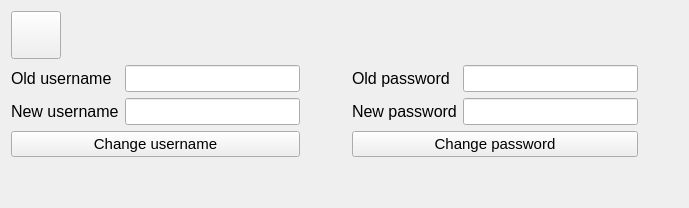
      <widget class="QWidget" name="settingsPage">
       <layout class="QGridLayout" name="gridLayout_7">
        <item row="1" column="1">
         <spacer name="horizontalSpacer_15">
          <property name="orientation">
           <enum>Qt::Horizontal</enum>
          </property>
          <property name="sizeHint" stdset="0">
           <size>
            <width>40</width>
            <height>20</height>
           </size>
          </property>
         </spacer>
        </item>
        <item row="2" column="0">
         <spacer name="verticalSpacer_4">
          <property name="orientation">
           <enum>Qt::Vertical</enum>
          </property>
          <property name="sizeHint" stdset="0">
           <size>
            <width>20</width>
            <height>40</height>
           </size>
          </property>
         </spacer>
        </item>
        <item row="1" column="2">
         <layout class="QVBoxLayout" name="verticalLayout_5">
          <item>
           <layout class="QHBoxLayout" name="horizontalLayout_8">
            <item>
             <widget class="QLabel" name="label_5">
              <property name="font">
               <font>
                <pointsize>12</pointsize>
               </font>
              </property>
              <property name="text">
               <string>Old password</string>
              </property>
             </widget>
            </item>
            <item>
             <widget class="QLineEdit" name="oldPassword">
              <property name="sizePolicy">
               <sizepolicy hsizetype="Fixed" vsizetype="Fixed">
                <horstretch>0</horstretch>
                <verstretch>0</verstretch>
               </sizepolicy>
              </property>
              <property name="minimumSize">
               <size>
                <width>175</width>
                <height>0</height>
               </size>
              </property>
              <property name="maximumSize">
               <size>
                <width>175</width>
                <height>16777215</height>
               </size>
              </property>
              <property name="font">
               <font>
                <pointsize>12</pointsize>
               </font>
              </property>
              <property name="text">
               <string/>
              </property>
             </widget>
            </item>
           </layout>
          </item>
          <item>
           <layout class="QHBoxLayout" name="horizontalLayout_7">
            <item>
             <widget class="QLabel" name="label_7">
              <property name="font">
               <font>
                <pointsize>12</pointsize>
               </font>
              </property>
              <property name="text">
               <string>New password</string>
              </property>
             </widget>
            </item>
            <item>
             <widget class="QLineEdit" name="newPassword">
              <property name="sizePolicy">
               <sizepolicy hsizetype="Fixed" vsizetype="Fixed">
                <horstretch>0</horstretch>
                <verstretch>0</verstretch>
               </sizepolicy>
              </property>
              <property name="minimumSize">
               <size>
                <width>175</width>
                <height>0</height>
               </size>
              </property>
              <property name="maximumSize">
               <size>
                <width>175</width>
                <height>16777215</height>
               </size>
              </property>
              <property name="font">
               <font>
                <pointsize>12</pointsize>
               </font>
              </property>
              <property name="text">
               <string/>
              </property>
              <property name="echoMode">
               <enum>QLineEdit::PasswordEchoOnEdit</enum>
              </property>
             </widget>
            </item>
           </layout>
          </item>
          <item>
           <widget class="QPushButton" name="changePassword">
            <property name="font">
             <font>
              <pointsize>11</pointsize>
             </font>
            </property>
            <property name="text">
             <string>Change password</string>
            </property>
           </widget>
          </item>
         </layout>
        </item>
        <item row="0" column="0" colspan="3">
         <layout class="QHBoxLayout" name="horizontalLayout_9">
          <item>
           <widget class="QPushButton" name="backToMain">
            <property name="sizePolicy">
             <sizepolicy hsizetype="Fixed" vsizetype="Fixed">
              <horstretch>0</horstretch>
              <verstretch>0</verstretch>
             </sizepolicy>
            </property>
            <property name="minimumSize">
             <size>
              <width>50</width>
              <height>48</height>
             </size>
            </property>
            <property name="maximumSize">
             <size>
              <width>50</width>
              <height>50</height>
             </size>
            </property>
            <property name="autoFillBackground">
             <bool>false</bool>
            </property>
            <property name="styleSheet">
             <string notr="true"/>
            </property>
            <property name="text">
             <string/>
            </property>
            <property name="icon">
             <iconset resource="resource.qrc">
              <normaloff>:/images/back.png</normaloff>:/images/back.png</iconset>
            </property>
            <property name="iconSize">
             <size>
              <width>40</width>
              <height>40</height>
             </size>
            </property>
            <property name="flat">
             <bool>false</bool>
            </property>
           </widget>
          </item>
          <item>
           <spacer name="horizontalSpacer_18">
            <property name="orientation">
             <enum>Qt::Horizontal</enum>
            </property>
            <property name="sizeHint" stdset="0">
             <size>
              <width>40</width>
              <height>20</height>
             </size>
            </property>
           </spacer>
          </item>
          <item>
           <widget class="QLabel" name="successLabelSettings">
            <property name="maximumSize">
             <size>
              <width>16777215</width>
              <height>50</height>
             </size>
            </property>
            <property name="text">
             <string/>
            </property>
           </widget>
          </item>
          <item>
           <spacer name="horizontalSpacer_19">
            <property name="orientation">
             <enum>Qt::Horizontal</enum>
            </property>
            <property name="sizeHint" stdset="0">
             <size>
              <width>40</width>
              <height>20</height>
             </size>
            </property>
           </spacer>
          </item>
         </layout>
        </item>
        <item row="1" column="0">
         <layout class="QVBoxLayout" name="verticalLayout">
          <item>
           <layout class="QHBoxLayout" name="horizontalLayout_5">
            <item>
             <widget class="QLabel" name="label_3">
              <property name="font">
               <font>
                <pointsize>12</pointsize>
               </font>
              </property>
              <property name="text">
               <string>Old username</string>
              </property>
             </widget>
            </item>
            <item>
             <widget class="QLineEdit" name="oldUsername">
              <property name="sizePolicy">
               <sizepolicy hsizetype="Fixed" vsizetype="Fixed">
                <horstretch>0</horstretch>
                <verstretch>0</verstretch>
               </sizepolicy>
              </property>
              <property name="minimumSize">
               <size>
                <width>175</width>
                <height>0</height>
               </size>
              </property>
              <property name="maximumSize">
               <size>
                <width>175</width>
                <height>16777215</height>
               </size>
              </property>
              <property name="font">
               <font>
                <pointsize>12</pointsize>
               </font>
              </property>
              <property name="text">
               <string/>
              </property>
             </widget>
            </item>
           </layout>
          </item>
          <item>
           <layout class="QHBoxLayout" name="horizontalLayout_6">
            <item>
             <widget class="QLabel" name="label_4">
              <property name="font">
               <font>
                <pointsize>12</pointsize>
               </font>
              </property>
              <property name="text">
               <string>New username</string>
              </property>
             </widget>
            </item>
            <item>
             <widget class="QLineEdit" name="newUsername">
              <property name="sizePolicy">
               <sizepolicy hsizetype="Fixed" vsizetype="Fixed">
                <horstretch>0</horstretch>
                <verstretch>0</verstretch>
               </sizepolicy>
              </property>
              <property name="minimumSize">
               <size>
                <width>175</width>
                <height>0</height>
               </size>
              </property>
              <property name="maximumSize">
               <size>
                <width>175</width>
                <height>16777215</height>
               </size>
              </property>
              <property name="font">
               <font>
                <pointsize>12</pointsize>
               </font>
              </property>
              <property name="text">
               <string/>
              </property>
             </widget>
            </item>
           </layout>
          </item>
          <item>
           <widget class="QPushButton" name="changeUsername">
            <property name="font">
             <font>
              <pointsize>11</pointsize>
             </font>
            </property>
            <property name="text">
             <string>Change username</string>
            </property>
           </widget>
          </item>
         </layout>
        </item>
        <item row="1" column="3">
         <spacer name="horizontalSpacer_20">
          <property name="orientation">
           <enum>Qt::Horizontal</enum>
          </property>
          <property name="sizeHint" stdset="0">
           <size>
            <width>40</width>
            <height>20</height>
           </size>
          </property>
         </spacer>
        </item>
       </layout>
      </widget>
